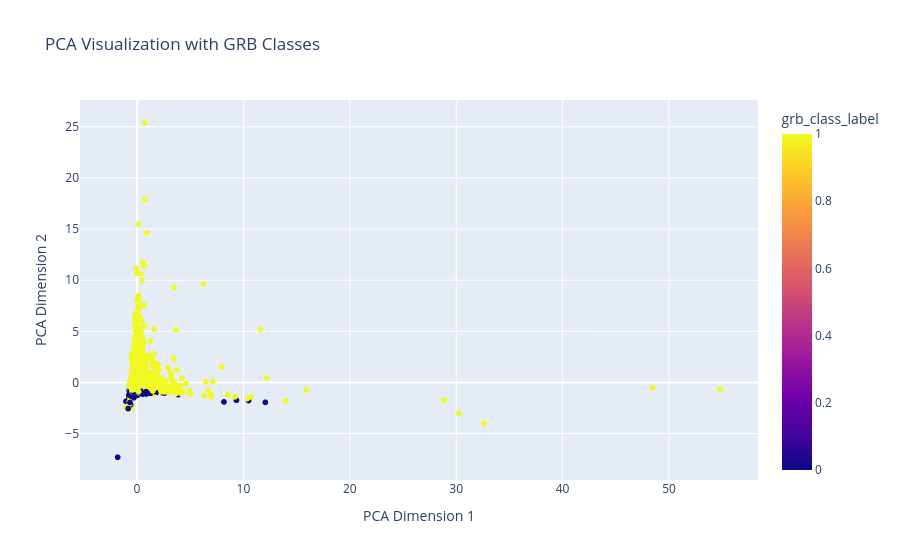

The code cell stored with this chart in its notebook:
### Code cell
import pandas as pd
import numpy as np
from sklearn.preprocessing import StandardScaler
from sklearn.model_selection import train_test_split
from sklearn.svm import SVC
from sklearn.metrics import accuracy_score, recall_score, precision_score, confusion_matrix
from sklearn.decomposition import PCA
import plotly.express as px
from lime.lime_tabular import LimeTabularExplainer

# Load dataset
df = pd.read_csv("fermi.csv")

# Define numerical columns
numerical_columns = [
    "t90", "t50", "fluence", "flnc_band_beta", "duration_energy_low",
    "flux_1024", "flux_64", "flnc_band_ampl",
    "flnc_band_epeak", "flnc_band_alpha", "duration_energy_high", "flu_low", "flu_high", "flux_256"
]

# Ensure there are no NaN values in the numerical columns
df = df.dropna(subset=numerical_columns)

# Binary classification for GRBs
def classify_grb_binary(t90):
    return "Short" if t90 <= 2 else "Long"

df["Classified"] = df["t90"].apply(classify_grb_binary)

# Encode the target variable
class_mapping = {"Short": 0, "Long": 1}
df["grb_class_label"] = df["Classified"].map(class_mapping)

# Standardize numerical features
scaler = StandardScaler()
X_scaled = scaler.fit_transform(df[numerical_columns])

# Train-test split
X_train, X_test, y_train, y_test = train_test_split(
    X_scaled, df["grb_class_label"], test_size=0.2, random_state=42
)

# SVM model training
clf = SVC(kernel="rbf", random_state=42, probability=True)
clf.fit(X_train, y_train)

# Model evaluation
y_pred = clf.predict(X_test)
accuracy = accuracy_score(y_test, y_pred)
recall = recall_score(y_test, y_pred)
precision = precision_score(y_test, y_pred)
conf_matrix = confusion_matrix(y_test, y_pred)

print(f"Accuracy: {accuracy}")
print(f"Recall: {recall}")
print(f"Precision: {precision}")
print(f"Confusion Matrix:\n{conf_matrix}")

# Using LIME for local explanations
explainer = LimeTabularExplainer(
    training_data=X_train,
    feature_names=numerical_columns,
    class_names=["Short", "Long"],
    mode="classification"
)

# Select a sample from the test set for explanation
sample_index = 0
sample = X_test[sample_index].reshape(1, -1)
sample_prediction = clf.predict_proba(sample)[0]

print(f"Sample Prediction (Class Probabilities): {sample_prediction}")

# Explain the prediction
lime_exp = explainer.explain_instance(
    data_row=X_test[sample_index],
    predict_fn=clf.predict_proba
)

# Display explanation
lime_exp.show_in_notebook()

# PCA for visualization
pca = PCA(n_components=2)
pca_results = pca.fit_transform(X_scaled)

df["pca_1"] = pca_results[:, 0]
df["pca_2"] = pca_results[:, 1]

# Color map for classifications
color_map = {
    0: "blue",
    1: "green"
}

# Visualize PCA results
fig_pca = px.scatter(
    df,
    x="pca_1",
    y="pca_2",
    color="grb_class_label",
    title="PCA Visualization with GRB Classes",
    labels={"pca_1": "PCA Dimension 1", "pca_2": "PCA Dimension 2"},
    color_discrete_map=color_map,
    template="plotly"
)
fig_pca.show()

### Figure 1 — Plotly figure (JSON) as saved in the notebook; plotly's stock layout.template omitted (floating-point values rounded to 4 significant figures; data arrays with more than 128 entries replaced by an {"elided": "..."} marker saying what was removed)
{"data": [{"hovertemplate": "PCA Dimension 1=%{x}<br>PCA Dimension 2=%{y}<br>grb_class_label=%{marker.color}<extra></extra>", "legendgroup": "", "marker": {"color": {"elided": "3583 int values"}, "coloraxis": "coloraxis", "symbol": "circle"}, "mode": "markers", "name": "", "showlegend": false, "type": "scattergl", "x": {"elided": "3583 float values"}, "xaxis": "x", "y": {"elided": "3583 float values"}, "yaxis": "y"}], "layout": {"coloraxis": {"colorbar": {"title": {"text": "grb_class_label"}}, "colorscale": [[0, "#0d0887"], [0.1111, "#46039f"], [0.2222, "#7201a8"], [0.3333, "#9c179e"], [0.4444, "#bd3786"], [0.5556, "#d8576b"], [0.6667, "#ed7953"], [0.7778, "#fb9f3a"], [0.8889, "#fdca26"], [1, "#f0f921"]]}, "legend": {"tracegroupgap": 0}, "title": {"text": "PCA Visualization with GRB Classes"}, "xaxis": {"anchor": "y", "domain": [0, 1], "title": {"text": "PCA Dimension 1"}}, "yaxis": {"anchor": "x", "domain": [0, 1], "title": {"text": "PCA Dimension 2"}}}}
